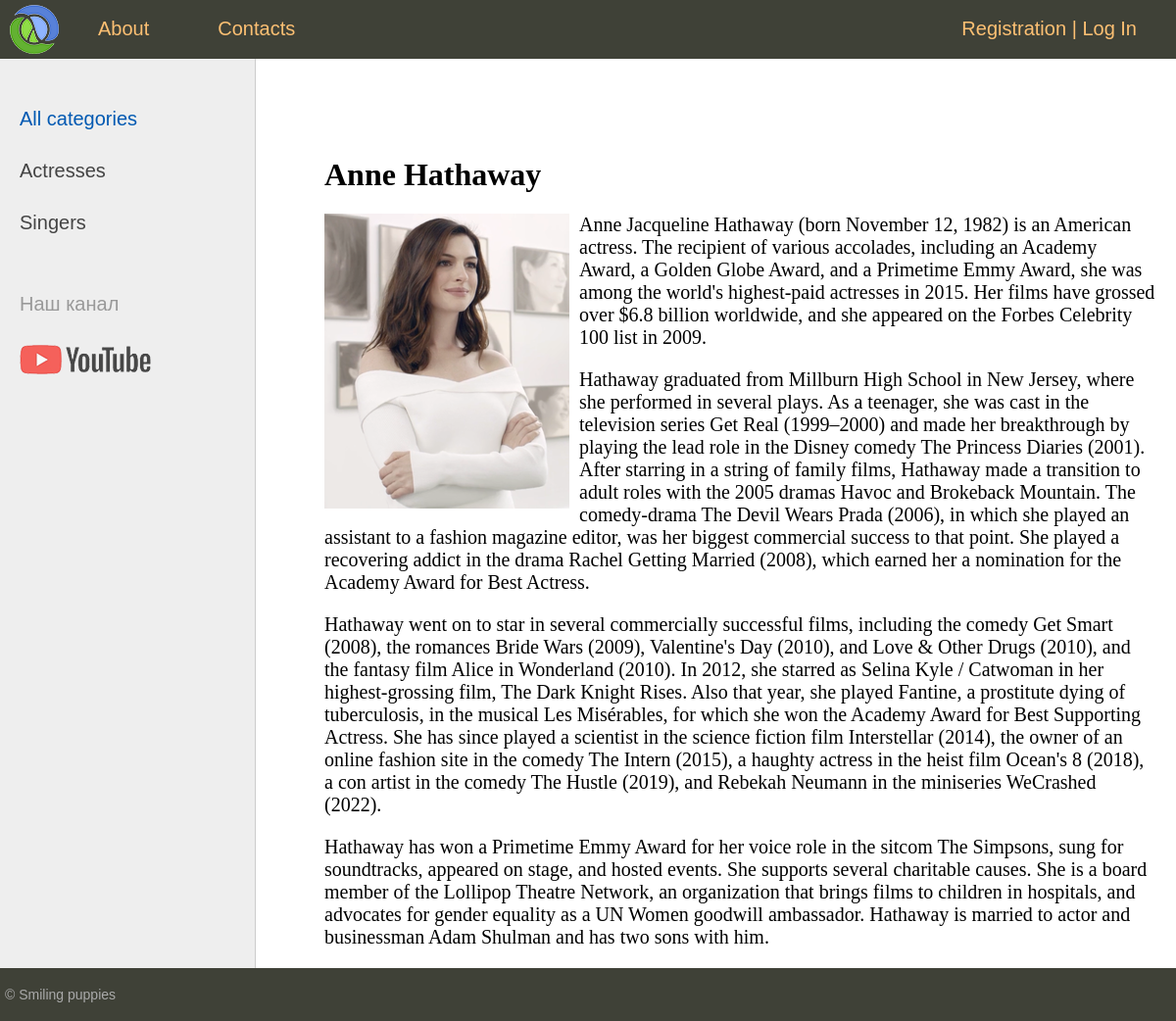
/post/anne-hathaway, run on the app's committed database.
### women/models.py (models this page shows, shortened)
class Category(models.Model):
    name = models.CharField(max_length=150, db_index=True, verbose_name='Category')
    slug = models.SlugField(max_length=255, unique=True, db_index=True, verbose_name='URL')
    def get_absolute_url(self):
        return reverse('category', kwargs={'cat_slug': self.slug})
    class Meta:
        verbose_name_plural = 'Categories'
        ordering = ['id']

class Women(models.Model):
    title = models.CharField(max_length=255, verbose_name='Name')
    slug = models.SlugField(max_length=255, unique=True, db_index=True, verbose_name='URL')
    content = models.TextField(blank=True)
    photo = models.ImageField(upload_to='photos/%Y/%m/%d/')
    time_create = models.DateTimeField(auto_now_add=True, verbose_name='Created at')
    time_update = models.DateTimeField(auto_now=True)
    is_published = models.BooleanField(default=True)
    cat = models.ForeignKey('Category', on_delete=models.PROTECT)
    def __str__(self):
        return self.title
    class Meta:
        verbose_name = 'Famous woman'
        verbose_name_plural = 'Famous women'
        ordering = ['id']

### women/views.py (the view)
# urls.py: path('post/<slug:post_slug>', ShowPost.as_view(), name='post'),
class ShowPost(DataMixin, DeleteView):
    model = Women
    template_name = 'women/post.html'
    slug_url_kwarg = 'post_slug'
    context_object_name = 'post'
    def get_context_data(self, *, object_list=None, **kwargs):
        context = super().get_context_data(**kwargs)
        c_def = self.get_user_context(title=context['post'])
        return dict(list(context.items()) + list(c_def.items()))

### women/utils.py (called while the page is built)
    def get_user_context(self, **kwargs):
        context = kwargs
        cats = cache.get('cats')
        if not cats:
            cats = Category.objects.annotate(Count('women'))
            cache.set('cats', cats, 60)
        user_menu = menu.copy()
        if not self.request.user.is_authenticated:
            user_menu.pop(1)
        context['menu'] = user_menu
        context['cats'] = cats
        if 'cat_selected' not in context:
            context['cat_selected'] = 0
        return context

### women/templates/women/post.html
{% extends 'women/base.html' %}
{% block content %}
<h1>{{post.title}}</h1>
{% if post.photo %}
<p><img class="img-article-left" src="{{post.photo.url}}"></p>
{% endif %}
{{ post.content|linebreaks }}
{% endblock %}

### women/templates/women/base.html (shortened to what this page needs)
{% load static %}
{% load women_tags %}
<html>
<head>
	<link type="text/css" href="{% static 'women/css/styles.css' %}" rel="stylesheet" />
</head>
<body>
<table class="table-page" border=0 cellpadding="0" cellspacing="0">
<tr><td valign=top>
{% block mainmenu %}
		<div class="header">
			<ul id="mainmenu" class="mainmenu">
			<li class="logo"><a href="{% url 'home' %}"><div class="logo"></div></a></li>
{% for m in menu %}
			<li><a href="{% url m.url_name %}">{{m.title}}</a></li>
{% endfor %}
			<li class="last">
				{% if request.user.is_authenticated %}
					<li class="last"> {{ user.username }} | <a href="{% url 'logout' %}">Exit</a>
				{% else %}
				<a href="{% url 'register' %}">Registration</a> | <a href="{% url 'login' %}">Log In</a>
				{% endif %}
			</li>
			</ul>
		</div>
{% endblock mainmenu %}
<table class="table-content" border=0 cellpadding="0" cellspacing="0">
<tr>
	<td valign="top" class="left-chapters">
	<ul id="leftchapters">
{% if cat_selected == 0 %}
		<li class="selected">All categories</li>
{% else %}
		<li><a href="{% url 'home' %}">All categories</a></li>
{% endif %}
{% for c in cats %}
{% if c.women__count > 0 %}
		{% if c.pk == cat_selected %}
			<li class="selected">{{c.name}}</li>
		{% else %}
			<li><a href="{{ c.get_absolute_url }}">{{c.name}}</a></li>
		{% endif %}
{% endif %}
{% endfor %}
		<li class="share">
		<p>Наш канал</p>
		<a class="share-yt" href="https://www.youtube.com/channel/UClJzWfGWuGJL2t-3dYKcHTA/playlists" target="_blank" rel="nofollow"></a>
		</li>
	</ul>
</td>
<td valign="top" class="content">
	<div class="content-text">
{% block content %}
{% endblock %}
	</div>
</td></tr></table>
</td></tr>
<tr><td valign=top>
	<div id="footer">
		<p>&copy; Smiling puppies</p>
	</div>
</td></tr></table>
</body>
</html>

### women/static/women/css/styles.css (style rules this page uses)
html, body { font-family: 'Arial'; margin: 0; padding: 0; height: 100%; width: 100%; color: #444; }
a { color: #0059b2; text-decoration: none; }
img { max-width: 600px; height: auto; }
img.img-article-left { max-width: 300px; height: auto; float: left; padding: 0 10px 10px 0; }
.table-page { width: 100%; height: 100%; vertical-align: top; }
.table-page tr { height: 100%; }
.header { background: #3F4137; height: 60px; }
.logo { background: url('../images/logo.png') no-repeat 10px 5px; width: 70px; height: 60px; }
ul.mainmenu { list-style: none; margin: 0; padding: 0; height: 60px; color: #fdc073; font-size: 20px; overflow: hidden; }
ul.mainmenu li { float: left; margin: 18px 40px 0 30px; }
ul.mainmenu li.logo { margin: 0; }
ul.mainmenu li.last { float: right; }
ul.mainmenu li a { color: #fdc073; text-decoration: none; }
.table-content { width: 100%; min-height: 100%; height: 100%; }
.left-chapters { margin: 0; background: #eee; border-right: 1px solid #ccc; min-height: 100%; }
.left-chapters ul { width: 230px; min-height: 100%; margin: 0; padding: 20px 10px 10px 20px; list-style: none; font-size: 20px; }
.left-chapters ul li { margin: 30px 0 0 0; color: #999; }
.left-chapters ul li.selected { color: #0059b2; }
.left-chapters ul li a { color: #444; text-decoration: none; }
.left-chapters ul li.share { margin: 60px 0 0 0; }
.left-chapters ul li.share p { margin: 30px 0 30px 0; }
.left-chapters ul li.share a { display: inline-block; width: 40px; height: 40px; margin: 0 20px 0 0; }
.left-chapters ul li.share a.share-yt { width: 100%; height: 30px; background: url('../images/share_yt.png') no-repeat 0 0 }
.content { padding: 40px 20px 20px 40px; width: 100%; box-sizing: border-box; }
.content-text { margin: 60px 0 0 30px; color: #000; font-size: 20px; font-family: Yandex Sans Display Light; }
.content-text h1 { font-size: 32px; }
#footer { box-sizing: border-box; background: #3F4137; padding: 5px; color: #aaa; font-size: 14px; font-family: Verdana, Geneva, Arial, Helvetica; text-align: left; overflow: hidden; }

### data on the page
Category: name "Actresses"
Category: name "Singers"
Women: title "Anne Hathaway", photo (picture), content "Anne Jacqueline Hathaway (born November 12, 1982) is an American actress. The recipient of various accolades, including an Academy Award, a Golden Globe Award, and a Primetime Emmy Award, she was among the world's highest-paid actresses in 2015. Her films have grossed over $6.8 billion worldwide, and she appeared on the Forbes Celebrity 100 list in 2009. Hathaway graduated from Millburn High School in New Jersey, where she performed in several plays. As a teenager, she was cast in the television series Get Real (1999–2000) and made her breakthrough by playing the lead role in the Disney comedy The Princess Diaries (2001). After starring in a string of family films, Hathaway made a…"

### other printed values
{{ m.title }} "About" "Contacts"
